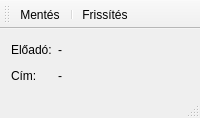
<?xml version="1.0" encoding="UTF-8"?>
<ui version="4.0">
 <class>RadioInfoForm</class>
 <widget class="QMainWindow" name="RadioInfoForm">
  <property name="geometry">
   <rect>
    <x>0</x>
    <y>0</y>
    <width>200</width>
    <height>118</height>
   </rect>
  </property>
  <property name="windowTitle">
   <string>Rádió infó</string>
  </property>
  <property name="windowIcon">
   <iconset>
    <normaloff>img/ClassFM-logo.png</normaloff>img/ClassFM-logo.png</iconset>
  </property>
  <widget class="QWidget" name="centralWidget">
   <layout class="QGridLayout" name="gridLayout">
    <item row="0" column="0">
     <widget class="QLabel" name="label">
      <property name="sizePolicy">
       <sizepolicy hsizetype="Maximum" vsizetype="Preferred">
        <horstretch>0</horstretch>
        <verstretch>0</verstretch>
       </sizepolicy>
      </property>
      <property name="text">
       <string>Előadó:</string>
      </property>
     </widget>
    </item>
    <item row="0" column="1">
     <widget class="QLabel" name="lbArtist">
      <property name="sizePolicy">
       <sizepolicy hsizetype="MinimumExpanding" vsizetype="Preferred">
        <horstretch>0</horstretch>
        <verstretch>0</verstretch>
       </sizepolicy>
      </property>
      <property name="text">
       <string>-</string>
      </property>
     </widget>
    </item>
    <item row="1" column="0">
     <widget class="QLabel" name="label2">
      <property name="sizePolicy">
       <sizepolicy hsizetype="Maximum" vsizetype="Preferred">
        <horstretch>0</horstretch>
        <verstretch>0</verstretch>
       </sizepolicy>
      </property>
      <property name="text">
       <string>Cím:</string>
      </property>
     </widget>
    </item>
    <item row="1" column="1">
     <widget class="QLabel" name="lbTitle">
      <property name="sizePolicy">
       <sizepolicy hsizetype="MinimumExpanding" vsizetype="Preferred">
        <horstretch>0</horstretch>
        <verstretch>0</verstretch>
       </sizepolicy>
      </property>
      <property name="text">
       <string>-</string>
      </property>
     </widget>
    </item>
   </layout>
  </widget>
  <widget class="QToolBar" name="mainToolBar">
   <property name="contextMenuPolicy">
    <enum>Qt::NoContextMenu</enum>
   </property>
   <property name="movable">
    <bool>true</bool>
   </property>
   <property name="allowedAreas">
    <set>Qt::AllToolBarAreas</set>
   </property>
   <property name="floatable">
    <bool>true</bool>
   </property>
   <attribute name="toolBarArea">
    <enum>TopToolBarArea</enum>
   </attribute>
   <attribute name="toolBarBreak">
    <bool>false</bool>
   </attribute>
   <addaction name="actionSave"/>
   <addaction name="separator"/>
   <addaction name="actionRefresh"/>
  </widget>
  <widget class="QStatusBar" name="statusBar"/>
  <action name="actionSave">
   <property name="checkable">
    <bool>false</bool>
   </property>
   <property name="checked">
    <bool>false</bool>
   </property>
   <property name="icon">
    <iconset>
     <normaloff>img/Save-icon.png</normaloff>img/Save-icon.png</iconset>
   </property>
   <property name="text">
    <string>Mentés</string>
   </property>
   <property name="toolTip">
    <string>Elmenti a dalt a txt állományba.</string>
   </property>
   <property name="shortcut">
    <string>Ctrl+S</string>
   </property>
  </action>
  <action name="actionRefresh">
   <property name="icon">
    <iconset>
     <normaloff>img/Refresh-icon.png</normaloff>img/Refresh-icon.png</iconset>
   </property>
   <property name="text">
    <string>Frissítés</string>
   </property>
   <property name="toolTip">
    <string>Frissíti az adatokat.</string>
   </property>
   <property name="shortcut">
    <string>F5</string>
   </property>
  </action>
 </widget>
 <layoutdefault spacing="6" margin="11"/>
 <resources/>
 <connections/>
</ui>
